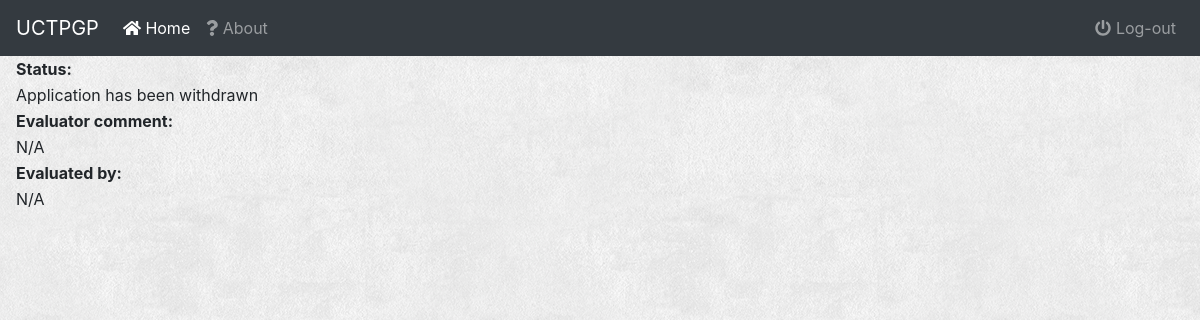
The app's page /status_form/ (signed in) with its own data.
### users/models.py (models this page shows, shortened)
class Profile(models.Model):
    user = models.OneToOneField(User, on_delete=models.CASCADE) # cascade: if a user is deleted then delete profile, however if profile is deleted, user remains
    name = models.CharField(max_length=20)
    surname = models.CharField(max_length=20, null=True)
    title = models.CharField(max_length=10, null=True)
    student_number = models.CharField(max_length=10, null=True)
    email_address = models.CharField(max_length=30, null=True)  # citizenship = models.CharField()
    citizenship = models.CharField(max_length=250, choices=CITIZENSHIP, null=True)
    country_of_origin = models.CharField(max_length=250, choices=COUNTRY, blank=True, null=True)
    race = models.CharField(max_length=250, choices=RACE, blank=True, null=True)
    city_of_residence = models.CharField(max_length=30, null=True)
    country_of_residence = models.CharField(max_length=30, choices=COUNTRY, null=True)  # drop down? # prevDegree = models.CharField()
    country_of_previous_institute = models.CharField(max_length=200, choices=COUNTRY, null=True)
    Other_country = models.CharField(max_length=200, blank=True, null=True)
    previous_degree = models.CharField(max_length=200, choices=PREVIOUS_DEGREE, null=True)
    Other_degree = models.CharField(max_length=200, blank=True, null=True)
    nqf_equivalent = models.CharField(max_length=100, null=True)
    minimum_year_of_degree = models.IntegerField(null=True)
    previous_university = models.CharField(max_length=50, null=True)
    degree = models.CharField(max_length=250, choices=POST_DEGREES, null=True)
    years_of_IT_experience = models.IntegerField(blank=True, null=True)
    math_level = models.CharField(max_length=250, choices=MATH_EXPERIENCE_OPTIONS, blank=True, null=True)
    math_average = models.CharField(max_length=50, blank=True, null=True)
    thesis_completed_previously = models.CharField(max_length=10, choices=BINARY,blank=True, null=True)
    thesis_description = models.CharField(max_length=400, blank=True, null=True)
    comment = models.TextField(blank=True, null=True)
    evaluator = models.CharField(max_length=100, blank=True, null=True)
    status = models.CharField(max_length=200, choices=STATUS, blank=True, null=True)
    upload = models.FileField(upload_to='documents', null=True)

### users/views.py (the view)
# urls.py: path('status_form/', user_view.profile_status, name='status_form'),
def profile_status(request):
    data = Profile.objects.filter(user=request.user)
    pro = {"profile_data": data}
    return render(request, 'status_form.html', pro)

### templates/status_form.html (shortened to what this page needs)
{% extends 'student_base.html' %}
{% block body %}
<div class="container-fluid">
    <div class="row">
        <div class="col-sm-12 col-md-7">
            <div class="panel panel-default">
                <div class="panel-body">
                   <form class="form-horizontal" action="" method="post" enctype="multipart/form-data" >
                        <table>
                            <tr>
                                <th>
                                    Status:
                                </th>
                            </tr>
                            <tr>
                                <td>
                                    {% for student in profile_data %}
                                        {{student.status}}
                                    {% endfor %}
                                </td>
                            </tr>
                            <tr>
                                <th>
                                   Evaluator comment:
                                </th>
                            </tr>
                            <tr>
                                <td>
                                    {% for student in profile_data %}
                                        {{student.comment}}
                                    {% endfor %}
                                </td>
                            </tr>
                            <tr>
                                <th>
                                   Evaluated by:
                                </th>
                            </tr>
                            <tr>
                                <td>
                                    {% for student in profile_data %}
                                        {{student.evaluator}}
                                    {% endfor %}
                                </td>
                            </tr>
                        </table>
                    </form>
                </div>
            </div>
        </div>
    </div>
</div>
{% endblock body %}

### users/static/applicant/style.css (style rules this page uses)
body { background: white url("images/clean.png") }

### records on screen
Profile: status "Application has been withdrawn", comment "N/A", evaluator "N/A"
